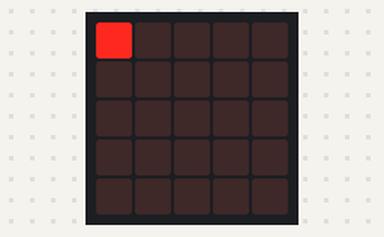
Simulated run of this program. Board: BBC micro:bit (MakeCode). Parts: the board's 5×5 LED display. At 7.5 s the program stops and its outputs stay as they are.

Above: at 0.1 s.
At 1.0 s:
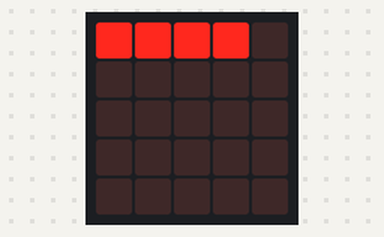
At 1.9 s:
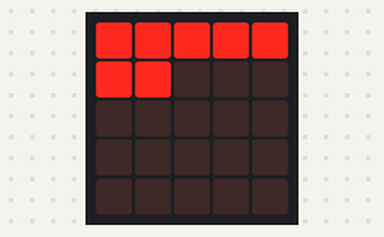
At 3.7 s:
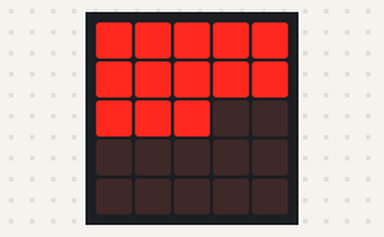
At 5.5 s:
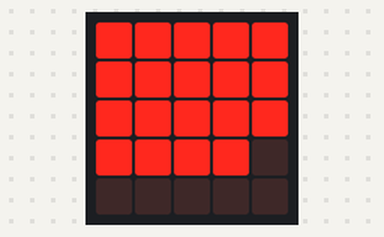
At 7.3 s:
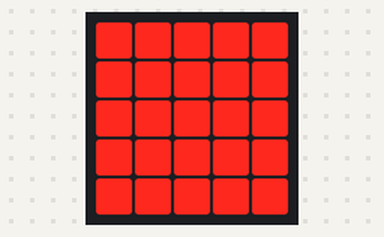

The program:

main.ts
```typescript
namespace MagicShow {


    //% blockId = kkk
    //% block = "plot at %index"
    //% index.min = 0  index.max=25
    export function PlotAt ( index : number) : void {
        let y = Math.floor( index / 5 );
        let x = Math.floor( index % 5 );
        led.plot(x,y);
    }


}
```

test.ts
```typescript
// tests go here; this will not be compiled when this package is used as an extension.
for( let i=0; i< 25 ; i++){
    MagicShow.PlotAt(i)
    basic.pause(300);
}    
```
